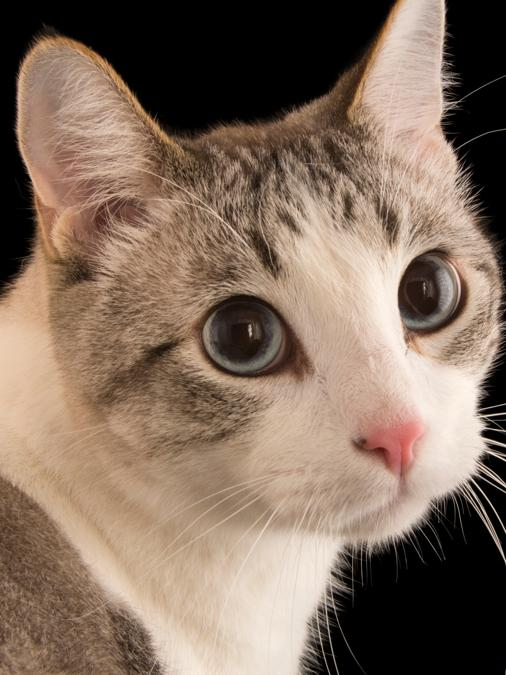
#> input picture MiImagen.jpg, 506 x 675 px
$ python -i 'funciones copy 2.py'   (imports and definitions only)
#> lines starting #> are read from the running program, lines starting #| are printed output that depends on the picture
#> further down, picture is the input picture: shape (675, 506, 3); mean B, G, R 95.2, 110.8, 131.4
# funciones_imagen.py
import cv2
from PIL import Image, ImageFilter
import matplotlib.pyplot as plt
import numpy as np

# [149 lines left out: functions obtener_palabra_clave, cargar_imagen, mostrar_imagen_matplotlib, aplicar, ajustar_contraste_histograma_propio, mostrar_plt_de_filtros, not called in this run]

def dibujar_boceto_persona(imagen, persona=True):
#> called with persona = True
    try:
        if not persona:
            print("No hay persona en el dibujo.")
            return imagen  # Devuelve la imagen original si no hay persona

        imagen_np = np.array(imagen)

        # Convertir la imagen a escala de grises
        imagen_gris = cv2.cvtColor(imagen_np, cv2.COLOR_BGR2GRAY)
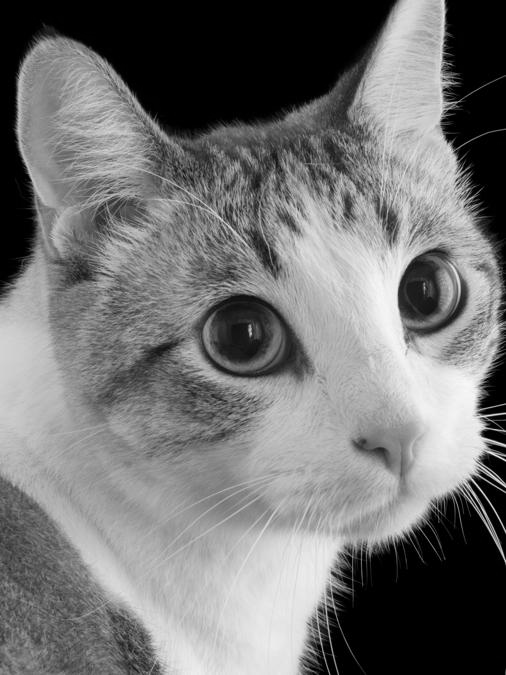
#> imagen_gris: shape (675, 506); min 0, max 250, mean 115.2

        # Aplicar un filtro de desenfoque para suavizar la imagen y reducir el ruido
        imagen_suavizada = cv2.GaussianBlur(imagen_gris, (5, 5), 0)

        # Aplicar el detector de bordes utilizando el operador de Sobel
        bordes = cv2.Canny(imagen_suavizada, 50, 150)
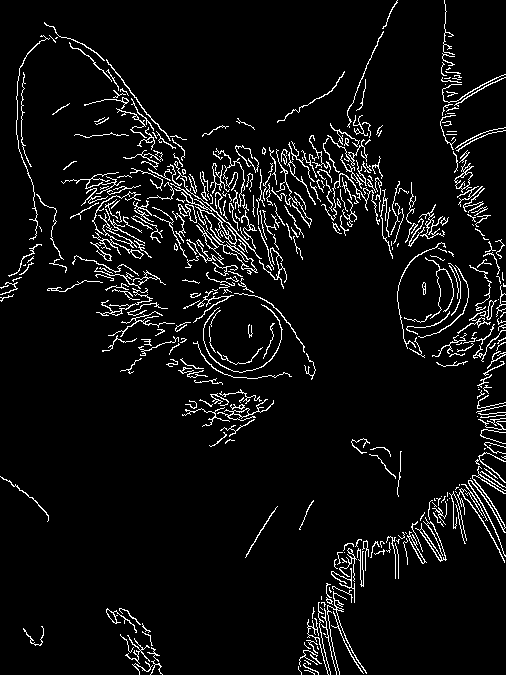
#> bordes: shape (675, 506); 5.9% white in thin lines or dots

        # Convertir la imagen de boceto a formato RGB
        bordes_rgb = cv2.cvtColor(bordes, cv2.COLOR_GRAY2RGB)
#> bordes_rgb: shape (675, 506, 3); 5.9% white in thin lines or dots

        plt.figure(figsize=(10, 5))

        plt.subplot(1, 2, 1)
        plt.imshow(imagen)
        plt.title("Imagen Original")
        plt.axis('off')

        plt.subplot(1, 2, 2)
        plt.imshow(bordes_rgb)
        plt.title("Boceto de la Persona")
        plt.axis('off')

        plt.show()
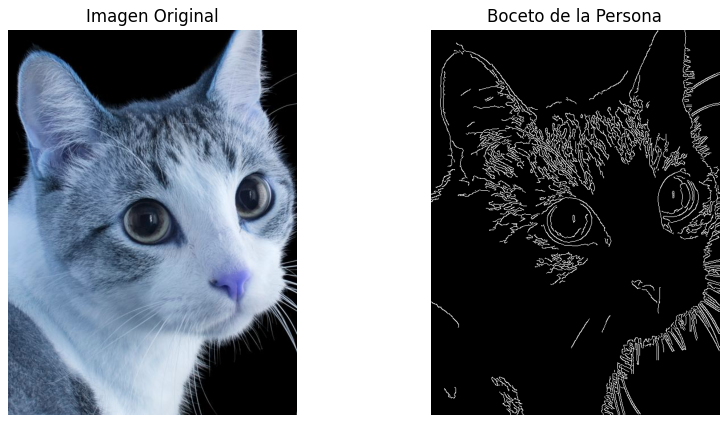
#> figure drawn by matplotlib, 2 panels; B, G, R data is drawn as R, G, B

        return bordes_rgb  # Devuelve la imagen con el boceto

    except Exception as e:
        print(f"Error al dibujar el boceto de la persona: {e}")
        return imagen  # Devuelve la imagen original en caso de error


# [55 lines left out: functions guardar_imagen, seleccionar_filtro, aplicar_filtro, not called in this run]

>>> import cv2
>>> picture = cv2.imread('MiImagen.jpg')
>>> result = dibujar_boceto_persona(picture)
